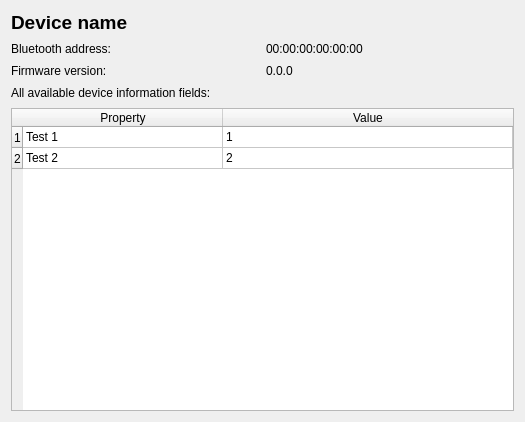
<?xml version="1.0" encoding="UTF-8"?>
<ui version="4.0">
 <class>OfbQtDeviceInfoModule</class>
 <widget class="QWidget" name="OfbQtDeviceInfoModule">
  <property name="geometry">
   <rect>
    <x>0</x>
    <y>0</y>
    <width>525</width>
    <height>422</height>
   </rect>
  </property>
  <property name="windowTitle">
   <string>Deice information</string>
  </property>
  <layout class="QGridLayout" name="gridLayout">
   <property name="verticalSpacing">
    <number>8</number>
   </property>
   <item row="2" column="0">
    <widget class="QLabel" name="label_3">
     <property name="text">
      <string>Firmware version:</string>
     </property>
    </widget>
   </item>
   <item row="0" column="0" colspan="2">
    <widget class="QLabel" name="device_name">
     <property name="font">
      <font>
       <pointsize>14</pointsize>
       <bold>true</bold>
      </font>
     </property>
     <property name="text">
      <string>Device name</string>
     </property>
    </widget>
   </item>
   <item row="4" column="0" colspan="2">
    <widget class="QTableWidget" name="all_data_table">
     <property name="minimumSize">
      <size>
       <width>0</width>
       <height>200</height>
      </size>
     </property>
     <property name="focusPolicy">
      <enum>Qt::TabFocus</enum>
     </property>
     <property name="sizeAdjustPolicy">
      <enum>QAbstractScrollArea::AdjustToContents</enum>
     </property>
     <property name="editTriggers">
      <set>QAbstractItemView::NoEditTriggers</set>
     </property>
     <property name="showGrid">
      <bool>true</bool>
     </property>
     <property name="gridStyle">
      <enum>Qt::SolidLine</enum>
     </property>
     <property name="wordWrap">
      <bool>false</bool>
     </property>
     <property name="cornerButtonEnabled">
      <bool>true</bool>
     </property>
     <attribute name="horizontalHeaderCascadingSectionResizes">
      <bool>false</bool>
     </attribute>
     <attribute name="horizontalHeaderDefaultSectionSize">
      <number>200</number>
     </attribute>
     <attribute name="horizontalHeaderStretchLastSection">
      <bool>true</bool>
     </attribute>
     <attribute name="verticalHeaderDefaultSectionSize">
      <number>21</number>
     </attribute>
     <row/>
     <row/>
     <column>
      <property name="text">
       <string>Property</string>
      </property>
     </column>
     <column>
      <property name="text">
       <string>Value</string>
      </property>
     </column>
     <item row="0" column="0">
      <property name="text">
       <string>Test 1</string>
      </property>
     </item>
     <item row="0" column="1">
      <property name="text">
       <string>1</string>
      </property>
     </item>
     <item row="1" column="0">
      <property name="text">
       <string>Test 2</string>
      </property>
     </item>
     <item row="1" column="1">
      <property name="text">
       <string>2</string>
      </property>
     </item>
    </widget>
   </item>
   <item row="1" column="0">
    <widget class="QLabel" name="label_2">
     <property name="text">
      <string>Bluetooth address:</string>
     </property>
    </widget>
   </item>
   <item row="2" column="1">
    <widget class="QLabel" name="device_firmware">
     <property name="text">
      <string>0.0.0</string>
     </property>
    </widget>
   </item>
   <item row="1" column="1">
    <widget class="QLabel" name="device_address">
     <property name="text">
      <string>00:00:00:00:00:00</string>
     </property>
    </widget>
   </item>
   <item row="3" column="0" colspan="2">
    <widget class="QLabel" name="label">
     <property name="text">
      <string>All available device information fields:</string>
     </property>
     <property name="margin">
      <number>0</number>
     </property>
    </widget>
   </item>
  </layout>
 </widget>
 <resources/>
 <connections/>
</ui>
